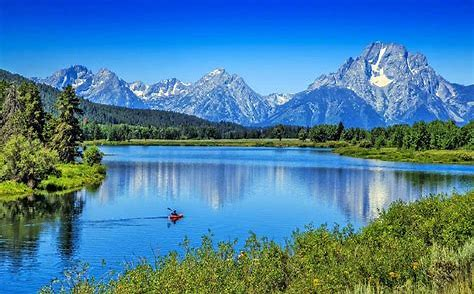
#> input picture OIP-C.jpg, 474 x 294 px
$ python '图像裁剪.py'
#> lines starting #> are read from the running program, lines starting #| are printed output that depends on the picture
from PIL import Image
img = Image.open('./OIP-C.jpg')
#> img is the input picture: PIL image 474x294 RGB; mean R, G, B 71.9, 126, 160
w,h = img.size
#> w = 474; h = 294
img1=img.crop(box=(0,0,w//2,h))
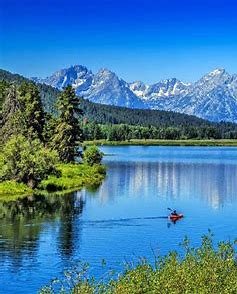
#> img1: PIL image 237x294 RGB; mean R, G, B 66.1, 123.6, 163.4
img2=img.crop(box=(w//2,0,w,h))
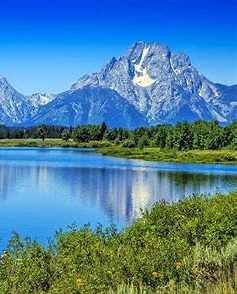
#> img2: PIL image 237x294 RGB; mean R, G, B 77.6, 128.5, 156.6
img1.show()
img2.show()
